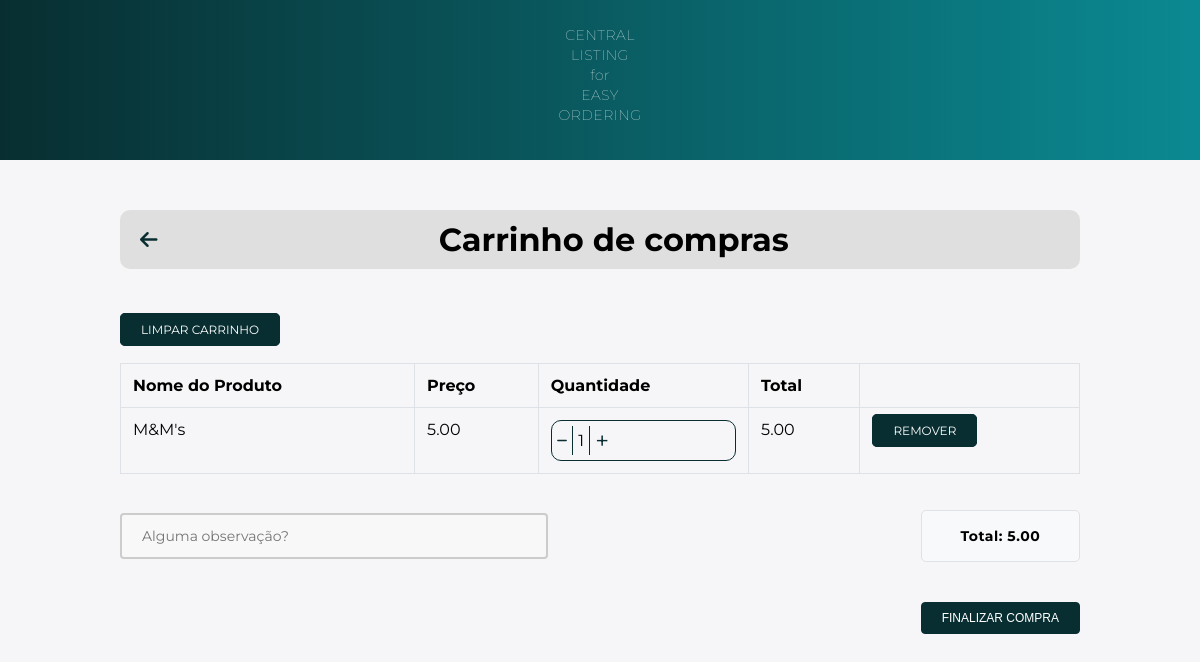
/cart/ (signed in), run on an earlier commit of the app's database.
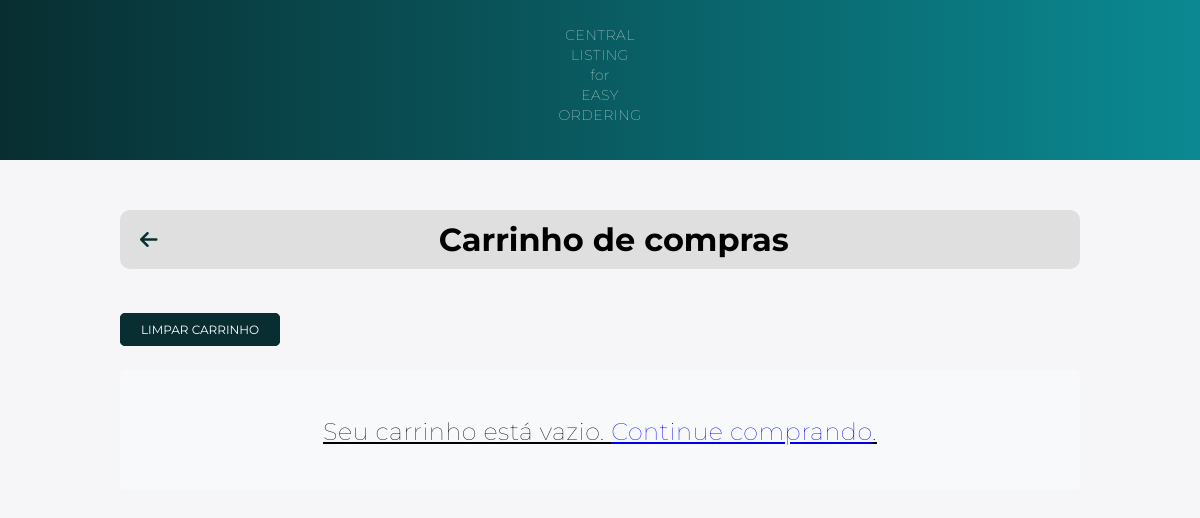
And on a later commit of the database.
### main/models.py (models this page shows, shortened)
class Cart(models.Model):
    user = models.ForeignKey(User, on_delete=models.CASCADE)
    product = models.ForeignKey(FoodProduct, on_delete=models.CASCADE)
    quantity = models.PositiveBigIntegerField(default=1)

class FoodProduct(models.Model):
    name = models.CharField(max_length=255)
    price = models.DecimalField(max_digits=10, decimal_places=2)
    image = models.ImageField(upload_to='static/food_products/', default="static/food_products/default")
    description = models.TextField()
    ingredients = models.ManyToManyField(Ingredients, blank=True)
    categoria = models.ForeignKey(Categoria, on_delete=models.CASCADE, null=True)

### main/views.py (the view)
# urls.py: path('cart/', views.cart, name='cart'),
@login_required(login_url='login')
def cart(request):
    cart_items = Cart.objects.filter(user=request.user)
    cart_items_total = []
    for item in cart_items:
        total = item.product.price * item.quantity
        cart_items_total.append((item, total))
    cart_total = sum([total for _, total in cart_items_total])
    if request.method == "POST":
        form = CartForm(request.POST)
        if form.is_valid():
            text_box_obs_value = form.cleaned_data.get('text_box_obs', '')
            if not text_box_obs_value:
                text_box_obs_value = 'nenhuma'
            cart_obs = CartObs(user=request.user, text_box_obs=text_box_obs_value)
            cart_obs.save()
            return redirect('payment')
    else:
        form = CartForm()
    context = {
        'cart_items_total': cart_items_total,
        'cart_total': cart_total,
        'form': form,
    }
    return render(request, 'cart.html', context)

### main/forms.py
class CartForm(forms.Form):
    text_box_obs = forms.CharField(widget=forms.Textarea(attrs={'rows': 4, 'placeholder': 'Alguma observação?'}), required=False)

### templates/cart.html (shortened to what this page needs)
{% load static %}
<!DOCTYPE html>
<html>
<head>
    <link rel="stylesheet" type="text/css" href="{% static './css/cart.css' %}">
    <link rel="stylesheet" href="https://cdnjs.cloudflare.com/ajax/libs/font-awesome/6.4.0/css/all.min.css" />
</head>
<body>
    <nav>
        <p>CENTRAL<br>LISTING<br>for<br>EASY<br>ORDERING</p>
    </nav>
    <div class="container">
        <div class="top-bar">
            <a href="{% url 'home' %}" class="back-to-home">
                <i class="fas fa-arrow-left"></i>
            </a>
            <h1 class="top-bar-title">Carrinho de compras</h1>
        </div>
    </div>
    <div class="container_clear_cart">
    <a href="{% url 'clear_cart' %}" class="btn btn-danger clear-cart-btn" name="clearCart">Limpar carrinho</a>
    </div>
    <div class="container">
        <div class="row">
            <div class="col-12">
                {% if cart_items_total %}
                <div class="table-container">
                <table class="table table-bordered">
                    <thead>
                        <tr>
                            <th>Nome do Produto</th>
                            <th>Preço</th>
                            <th>Quantidade</th>
                            <th>Total</th>
                            <th></th>
                        </tr>
                    </thead>
                    <tbody>
                        {% for item, total in cart_items_total %}
                        <tr>
                            <td>{{ item.product.name }}</td>
                            <td>{{ item.product.price }}</td>
                            <td>
                                <div class="quantity-box">
                                    <a href="{% url 'decrement_quantity' item.product.id %}" class="fa-sharp fa-solid fa-minus btn-sm minus-link" style="text-decoration: none" name="decreaseCart"></a>
                                    <span class="quantity-number">{{ item.quantity }}</span>
                                    <a href="{% url 'increment_quantity' item.product.id %}" class="fa-light fa-plus btn-sm plus-link" style="text-decoration: none" name="increaseCart"></a>
                                </div>
                            </td>
                            <td>{{ total }}</td>
                            <td>
                                <a href="{% url 'remove_from_cart' item.product.id %}" class="btn btn-danger btn-sm" name="removeCart">Remover</a>
                            </td>
                        </tr>
                        {% endfor %}
                    </tbody>
                </table>
            </div>
            {% if cart_items_total %}
                <div class="bottom-container">
                    <form id="cartForm" method="POST">
                        <div class="observation-container">
                          <input type="text" name="{{ form.text_box_obs.name }}" class="observation-box" placeholder="Alguma observação?"/>
                        </div>
                    </form>
                    <div class="total-and-button-container">
                        <div class="total-box">
                        <p class="total-text">Total: {{ cart_total }}</p>
                        </div>
                        <div class="checkout-btn-container">
                        <button type="button" class="btn btn-primary" id="finalizarCompraBtn">Finalizar Compra</button>
                        </div>
                    </div>
                </div>
            {% endif %}
                {% else %}
                <div class="empty-cart-message">
                    <p>Seu carrinho está vazio. <a href="{% url 'home' %}">Continue comprando</a>.</p>
                </div>
                {% endif %}
            </div>
        </div>
    </div>
</body>
</html>

### static/css/cart.css (style rules this page uses)
* { box-sizing: border-box; margin: 0; padding: 0; }
body { background: #f6f5f7; font-family: 'Montserrat', sans-serif; }
nav { background: linear-gradient(90deg, #082E31, #0b8992); padding: 5px; text-align: center; font-size: 15px; font-weight: bold; width: 100%; color: #fff; margin-bottom: 50px; }
p { font-size: 14px; font-weight: 100; line-height: 20px; letter-spacing: 0.5px; margin: 20px 0 30px; }
.container { width: 80%; margin: 0 auto; position: relative; }
.container_clear_cart { width: 80%; margin: 0 auto; position: relative; padding-top: 30px; }
.btn { text-transform: uppercase; font-size: 12px; padding: 8px 20px; border-radius: 5px; cursor: pointer; text-decoration: none; }
.btn-danger { background-color:#082E31; color: #fff; border: 1px solid #082E31; }
.top-bar { display: flex; align-items: center; padding: 10px 20px; background-color: #dfdfdf; border-radius: 10px; width: 100%; margin-bottom: 20px; position: relative; }
.top-bar-title { flex-grow: 1; margin: 0; font-size: 32px; text-align: center; }
.back-to-home { color: #082E31; font-size: 20px; margin-right: 10px; }
.clear-cart-btn { margin-top: 15px; margin-bottom: 15px; }
.empty-cart-message { text-align: center; background-color: #f8f9fa; padding: 2rem; border-radius: 5px; margin-top: 2rem; font-weight: bold; }
.empty-cart-message p { font-size: 1.5rem; margin-bottom: 1rem; color: black; text-decoration: underline; }

What changed in the data, as far as the page shows it:
removed Cart: product.name "M&M's", product.price "5.00", quantity "1", total "5.00"
Also different on the page:
{{ cart_total }}: "5.00" → (not shown)
text no longer shown: "Nome do Produto Preço Quantidade Total Total: FINALIZAR COMPRA"
text now shown: "Seu carrinho está vazio. Continue comprando ."
